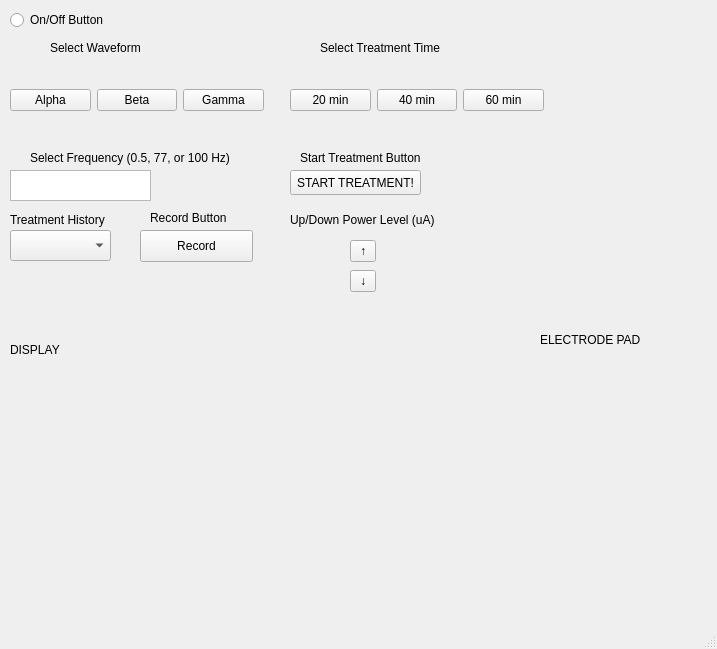
<?xml version="1.0" encoding="UTF-8"?>
<ui version="4.0">
 <class>MainWindow</class>
 <widget class="QMainWindow" name="MainWindow">
  <property name="geometry">
   <rect>
    <x>0</x>
    <y>0</y>
    <width>717</width>
    <height>649</height>
   </rect>
  </property>
  <property name="windowTitle">
   <string>MainWindow</string>
  </property>
  <widget class="QWidget" name="centralwidget">
   <widget class="QToolButton" name="powerLevelUpButton">
    <property name="geometry">
     <rect>
      <x>350</x>
      <y>240</y>
      <width>26</width>
      <height>22</height>
     </rect>
    </property>
    <property name="text">
     <string>↑</string>
    </property>
   </widget>
   <widget class="QToolButton" name="powerLevelDownButton">
    <property name="geometry">
     <rect>
      <x>350</x>
      <y>270</y>
      <width>26</width>
      <height>22</height>
     </rect>
    </property>
    <property name="text">
     <string>↓</string>
    </property>
   </widget>
   <widget class="QLabel" name="label_5">
    <property name="geometry">
     <rect>
      <x>290</x>
      <y>210</y>
      <width>161</width>
      <height>20</height>
     </rect>
    </property>
    <property name="text">
     <string>Up/Down Power Level (uA)</string>
    </property>
   </widget>
   <widget class="QPushButton" name="recordLastTreatmentButton">
    <property name="geometry">
     <rect>
      <x>140</x>
      <y>230</y>
      <width>113</width>
      <height>32</height>
     </rect>
    </property>
    <property name="text">
     <string>Record</string>
    </property>
   </widget>
   <widget class="QLabel" name="label_6">
    <property name="geometry">
     <rect>
      <x>150</x>
      <y>210</y>
      <width>111</width>
      <height>16</height>
     </rect>
    </property>
    <property name="text">
     <string>Record Button</string>
    </property>
   </widget>
   <widget class="QRadioButton" name="onOffButton">
    <property name="geometry">
     <rect>
      <x>10</x>
      <y>10</y>
      <width>111</width>
      <height>20</height>
     </rect>
    </property>
    <property name="text">
     <string>On/Off Button</string>
    </property>
   </widget>
   <widget class="QLabel" name="label_3">
    <property name="geometry">
     <rect>
      <x>10</x>
      <y>210</y>
      <width>101</width>
      <height>20</height>
     </rect>
    </property>
    <property name="text">
     <string>Treatment History</string>
    </property>
   </widget>
   <widget class="QWidget" name="horizontalLayoutWidget">
    <property name="geometry">
     <rect>
      <x>290</x>
      <y>60</y>
      <width>254</width>
      <height>80</height>
     </rect>
    </property>
    <layout class="QHBoxLayout" name="horizontalLayout">
     <item>
      <widget class="QPushButton" name="time20">
       <property name="text">
        <string>20 min</string>
       </property>
      </widget>
     </item>
     <item>
      <widget class="QPushButton" name="time40">
       <property name="text">
        <string>40 min</string>
       </property>
      </widget>
     </item>
     <item>
      <widget class="QPushButton" name="time60">
       <property name="text">
        <string>60 min</string>
       </property>
      </widget>
     </item>
    </layout>
   </widget>
   <widget class="QLabel" name="label_8">
    <property name="geometry">
     <rect>
      <x>320</x>
      <y>40</y>
      <width>141</width>
      <height>16</height>
     </rect>
    </property>
    <property name="text">
     <string>Select Treatment Time</string>
    </property>
   </widget>
   <widget class="QLabel" name="label_9">
    <property name="geometry">
     <rect>
      <x>50</x>
      <y>40</y>
      <width>141</width>
      <height>16</height>
     </rect>
    </property>
    <property name="text">
     <string>Select Waveform</string>
    </property>
   </widget>
   <widget class="QWidget" name="horizontalLayoutWidget_2">
    <property name="geometry">
     <rect>
      <x>10</x>
      <y>60</y>
      <width>254</width>
      <height>81</height>
     </rect>
    </property>
    <layout class="QHBoxLayout" name="horizontalLayout_2">
     <item>
      <widget class="QPushButton" name="alpha">
       <property name="text">
        <string>Alpha</string>
       </property>
      </widget>
     </item>
     <item>
      <widget class="QPushButton" name="beta">
       <property name="text">
        <string>Beta</string>
       </property>
      </widget>
     </item>
     <item>
      <widget class="QPushButton" name="gamma">
       <property name="text">
        <string>Gamma</string>
       </property>
      </widget>
     </item>
    </layout>
   </widget>
   <widget class="QComboBox" name="historySelector">
    <property name="geometry">
     <rect>
      <x>10</x>
      <y>230</y>
      <width>101</width>
      <height>31</height>
     </rect>
    </property>
   </widget>
   <widget class="QTextEdit" name="frequencyUI">
    <property name="geometry">
     <rect>
      <x>10</x>
      <y>170</y>
      <width>141</width>
      <height>31</height>
     </rect>
    </property>
    <property name="html">
     <string>&lt;!DOCTYPE HTML PUBLIC &quot;-//W3C//DTD HTML 4.0//EN&quot; &quot;http://www.w3.org/TR/REC-html40/strict.dtd&quot;&gt;
&lt;html&gt;&lt;head&gt;&lt;meta name=&quot;qrichtext&quot; content=&quot;1&quot; /&gt;&lt;style type=&quot;text/css&quot;&gt;
p, li { white-space: pre-wrap; }
&lt;/style&gt;&lt;/head&gt;&lt;body style=&quot; font-family:'Noto Sans'; font-size:9pt; font-weight:400; font-style:normal;&quot;&gt;
&lt;p style=&quot;-qt-paragraph-type:empty; margin-top:0px; margin-bottom:0px; margin-left:0px; margin-right:0px; -qt-block-indent:0; text-indent:0px;&quot;&gt;&lt;br /&gt;&lt;/p&gt;&lt;/body&gt;&lt;/html&gt;</string>
    </property>
   </widget>
   <widget class="QLabel" name="label_10">
    <property name="geometry">
     <rect>
      <x>30</x>
      <y>150</y>
      <width>211</width>
      <height>16</height>
     </rect>
    </property>
    <property name="text">
     <string>Select Frequency (0.5, 77, or 100 Hz)</string>
    </property>
   </widget>
   <widget class="QPushButton" name="startTreatment">
    <property name="geometry">
     <rect>
      <x>290</x>
      <y>170</y>
      <width>131</width>
      <height>25</height>
     </rect>
    </property>
    <property name="text">
     <string>START TREATMENT!</string>
    </property>
   </widget>
   <widget class="QLabel" name="label_7">
    <property name="geometry">
     <rect>
      <x>300</x>
      <y>150</y>
      <width>131</width>
      <height>16</height>
     </rect>
    </property>
    <property name="text">
     <string>Start Treatment Button</string>
    </property>
   </widget>
   <widget class="QWidget" name="horizontalLayoutWidget_3">
    <property name="geometry">
     <rect>
      <x>10</x>
      <y>360</y>
      <width>511</width>
      <height>241</height>
     </rect>
    </property>
    <layout class="QHBoxLayout" name="displayHolder"/>
   </widget>
   <widget class="QLabel" name="label_4">
    <property name="geometry">
     <rect>
      <x>10</x>
      <y>340</y>
      <width>101</width>
      <height>20</height>
     </rect>
    </property>
    <property name="text">
     <string>DISPLAY</string>
    </property>
   </widget>
   <widget class="QWidget" name="horizontalLayoutWidget_4">
    <property name="geometry">
     <rect>
      <x>540</x>
      <y>360</y>
      <width>161</width>
      <height>111</height>
     </rect>
    </property>
    <layout class="QHBoxLayout" name="electrodePadHolder"/>
   </widget>
   <widget class="QLabel" name="label_11">
    <property name="geometry">
     <rect>
      <x>540</x>
      <y>330</y>
      <width>101</width>
      <height>20</height>
     </rect>
    </property>
    <property name="text">
     <string>ELECTRODE PAD</string>
    </property>
   </widget>
  </widget>
  <widget class="QMenuBar" name="menubar">
   <property name="geometry">
    <rect>
     <x>0</x>
     <y>0</y>
     <width>717</width>
     <height>22</height>
    </rect>
   </property>
  </widget>
  <widget class="QStatusBar" name="statusbar"/>
 </widget>
 <resources/>
 <connections/>
</ui>
